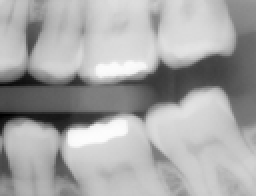
%> input picture DIP_Homework_1/dentalXray.tif, 128 x 98 px, shrunk from 882 x 674 before the run (shown 2 times larger)
$ octave --eval "zero_crossing('dentalXray.tif');"   (GNU Octave 9; MATLAB toolbox functions it lacks are replaced by stand-ins)
%> lines starting %> are read from the running program, lines starting %| are printed output that depends on the picture
### DIP_Homework_1/Gradient_magnitude.m
function obj = Gradient_magnitude(imgname, absolute)
%> called with imgname = 'dentalXray.tif', absolute = false
    if nargin < 2, absolute = true; end
    img = imread(imgname);
%> img is the input picture: size 98x128 uint8; min 0, max 253, mean 166.8
    N = [
        -3 -3  5;
        -3  0  5;
        -3 -3  5;];
    W = [
         5  5  5;
        -3  0 -3;
        -3 -3 -3;];
    S = [
         5 -3 -3;
         5  0 -3;
         5 -3 -3;];
    E = [
        -3 -3 -3;
        -3  0 -3;
         5  5  5;];

    [rows, cols] = size(img);
%> rows = 98; cols = 128
    mag = zeros(size(img));

    for i = 2 : rows - 1
        for j = 2 : cols - 1
           gN = mask_sum(img, N, i, j, absolute);
           gW = mask_sum(img, W, i, j, absolute);
           gS = mask_sum(img, S, i, j, absolute);
           gE = mask_sum(img, E, i, j, absolute);

           mag(i, j) = gN + gW + gS + gE;
        end
    end
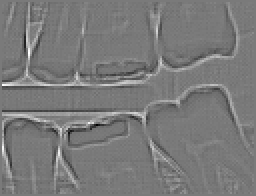
%> mag: size 98x128 double (shown 2 times larger); min -268, max 292, mean -0.1; drawn with min black and max white
    imshowpair(img, mag, 'montage');
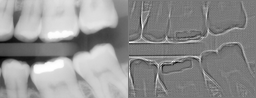
%> displayed picture: size 98x256, on the screen's scale of 0 to 255; min 0, max 255, mean 145.1
    obj = mag;
end

### DIP_Homework_1/zero_crossing.m
function zero_crossing(imgname, method, threshold)
    if nargin < 2, method = "Gradient"; end
    if method == "Gradient"
        img = Gradient_magnitude(imgname, false);
    else
        img = Laplacian_mask(imgname, 8, false);
    end
    if nargin < 3, threshold =max(abs(img(:))) * 0.1; end
%> after `threshold =max(abs(img(:))) * 0.1`: threshold = 29.2
    [rows, cols] = size(img);
%> rows = 98; cols = 128
    mag = zeros(size(img));

    for i = 1 : rows - 1
        for j = 1 : cols - 1
            if check_neighbor(img, i, j) == true
                if check_abs_diff(img, i, j, threshold) == true
                    mag(i, j) = 1;
                end
            end
        end
    end
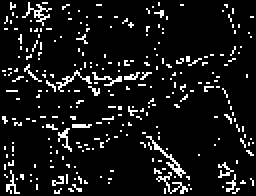
%> mag: size 98x128 double (shown 2 times larger); values 0 (black) and 1 (white), 8.7% white in thin lines or dots
    img = imread(imgname);
    imshowpair(img, mag, 'montage');
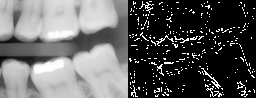
%> displayed picture: size 98x256, on the screen's scale of 0 to 255; min 0, max 255, mean 95.3
end
